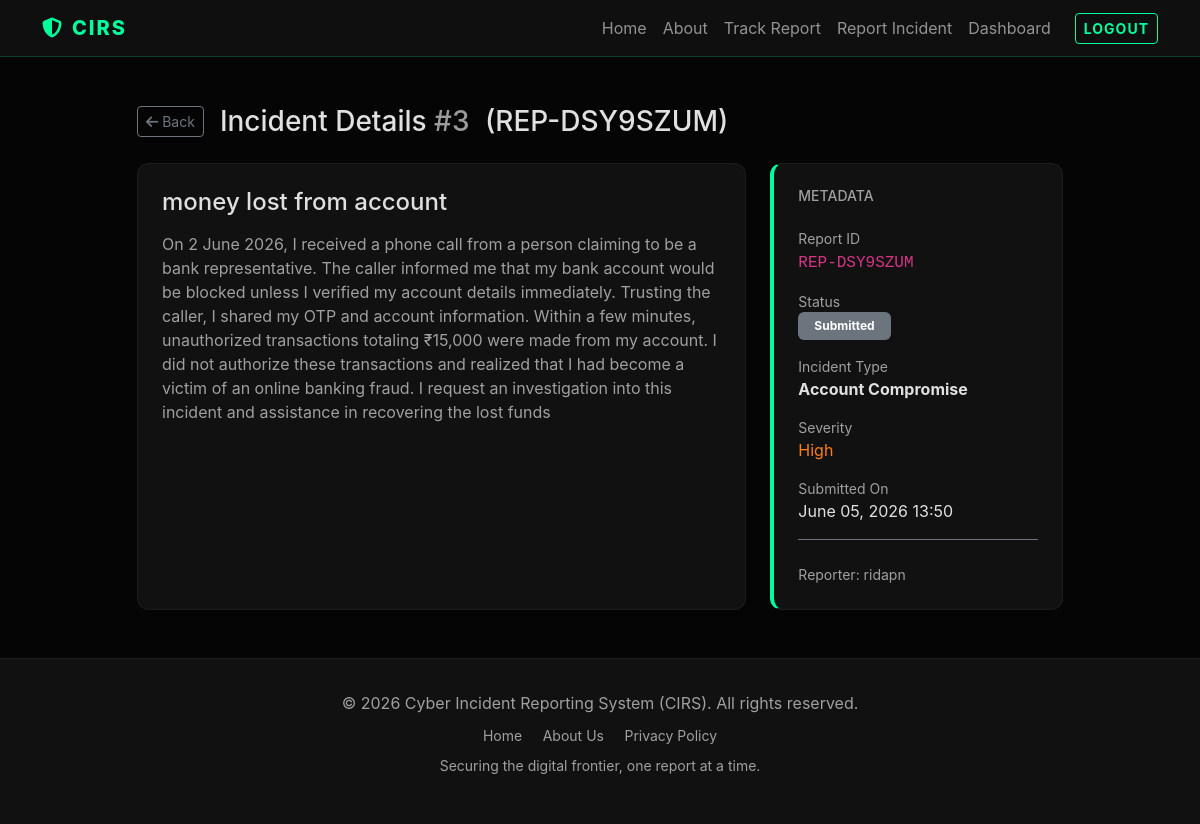
The page /incident/3/ (signed in) on the database its author committed.
### incidents/models.py (models this page shows, shortened)
class Incident(models.Model):
    INCIDENT_TYPES = [
        ('PHISHING', 'Phishing'),
        ('MALWARE', 'Malware'),
        ('DATA_BREACH', 'Data Breach'),
        ('ACCOUNT_COMPROMISE', 'Account Compromise'),
        ('OTHER', 'Other'),
    ]
    SEVERITY_LEVELS = [
        ('LOW', 'Low'),
        ('MEDIUM', 'Medium'),
        ('HIGH', 'High'),
        ('CRITICAL', 'Critical'),
    ]
    STATUS_CHOICES = [
        ('SUBMITTED', 'Submitted'),
        ('UNDER_REVIEW', 'Under Review'),
        ('INVESTIGATING', 'Investigating'),
        ('RESOLVED', 'Resolved'),
        ('CLOSED', 'Closed'),
    ]
    reporter = models.ForeignKey(User, on_delete=models.SET_NULL, related_name='incidents', null=True, blank=True)
    report_id = models.CharField(max_length=12, unique=True, null=True, blank=True, editable=False)
    title = models.CharField(max_length=200)
    incident_type = models.CharField(max_length=50, choices=INCIDENT_TYPES)
    description = models.TextField()
    severity = models.CharField(max_length=20, choices=SEVERITY_LEVELS, default='MEDIUM')
    status = models.CharField(max_length=20, choices=STATUS_CHOICES, default='SUBMITTED')
    evidence = models.FileField(upload_to='incident_evidence/', blank=True, null=True)
    created_at = models.DateTimeField(auto_now_add=True)
    updated_at = models.DateTimeField(auto_now=True)
    class Meta:
        ordering = ['-created_at']

### incidents/views.py (the view)
# urls.py: path('incident/<int:pk>/', views.IncidentDetailView.as_view(), name='incident_detail'),
class IncidentDetailView(LoginRequiredMixin, DetailView):
    model = Incident
    template_name = 'incidents/incident_detail.html'
    def get_queryset(self):
        return Incident.objects.filter(reporter=self.request.user)

### templates/incidents/incident_detail.html (shortened to what this page needs)
{% extends 'base.html' %}
{% block content %}
<div class="row justify-content-center">
    <div class="col-lg-10">
        <div class="mb-4 d-flex align-items-center">
            <a href="{% url 'dashboard' %}" class="btn btn-sm btn-outline-secondary me-3">
                <i class="fas fa-arrow-left"></i> Back
            </a>
            <h1 class="h3 mb-0">Incident Details <span class="text-muted">#{{ incident.id }}</span> {% if incident.report_id %}<span class="text-accent ms-2">({{ incident.report_id }})</span>{% endif %}</h1>
        </div>
        <div class="row g-4">
            <div class="col-md-8">
                <div class="card p-4 h-100">
                    <h2 class="h4 mb-3">{{ incident.title }}</h2>
                    <p class="text-muted">{{ incident.description }}</p>
                </div>
            </div>
            <div class="col-md-4">
                <div class="card p-4 h-100 cyber-border">
                    <h5 class="small text-uppercase text-muted mb-4">Metadata</h5>
                    {% if incident.report_id %}
                    <div class="mb-3">
                        <label class="d-block small text-muted">Report ID</label>
                        <code class="text-accent fs-6">{{ incident.report_id }}</code>
                    </div>
                    {% endif %}
                    <div class="mb-3">
                        <label class="d-block small text-muted">Status</label>
                        <span class="badge {% if incident.status == 'SUBMITTED' %}badge-submitted{% elif incident.status == 'UNDER_REVIEW' %}badge-under-review{% elif incident.status == 'INVESTIGATING' %}badge-investigating{% elif incident.status == 'RESOLVED' %}badge-resolved{% else %}badge-closed{% endif %} px-3 py-2">
                            {{ incident.get_status_display }}
                        </span>
                    </div>
                    <div class="mb-3">
                        <label class="d-block small text-muted">Incident Type</label>
                        <span class="text-accent fw-bold">{{ incident.get_incident_type_display }}</span>
                    </div>
                    <div class="mb-3">
                        <label class="d-block small text-muted">Severity</label>
                        <span class="text-{{ incident.severity|lower }}">{{ incident.get_severity_display }}</span>
                    </div>
                    <div class="mb-3">
                        <label class="d-block small text-muted">Submitted On</label>
                        <span>{{ incident.created_at|date:"F d, Y H:i" }}</span>
                    </div>
                    <div class="mt-auto pt-4 border-top border-secondary">
                        <p class="small text-muted mb-0">Reporter: {{ incident.reporter.username }}</p>
                    </div>
                </div>
            </div>
        </div>
    </div>
</div>
{% endblock %}

### templates/base.html (style rules this page uses)
:root { --bg-color: #050505; --card-bg: #111111; --accent-color: #00ff9d; --text-color: #e0e0e0; --danger-color: #ff3e3e; --warning-color: #ffcc00; }
body { background-color: var(--bg-color); color: var(--text-color); font-family: 'Inter', -apple-system, BlinkMacSystemFont, "Segoe UI", Roboto, sans-serif; min-height: 100vh; display: flex; flex-direction: column; }
.card { background-color: var(--card-bg); border: 1px solid rgba(255, 255, 255, 0.05); border-radius: 12px; color: var(--text-color); transition: transform 0.3s ease, border-color 0.3s ease; }
.cyber-border { border-left: 4px solid var(--accent-color); }
.badge-submitted { background-color: #6c757d; }
.text-muted { color: rgba(255, 255, 255, 0.6) !important; }

### templates/incidents/incident_detail.html (style rules this page uses)
.text-high { color: #fd7e14; }

### rows shown on the page
Incident: id "3", report_id "REP-DSY9SZUM", title "money lost from account", description "On 2 June 2026, I received a phone call from a person claiming to be a bank representative. The caller informed me that my bank account would be blocked unless I verified my account details immediately. Trusting the caller, I shared my OTP and account information. Within a few minutes, unauthorized transactions totaling ₹15,000 were made from my account. I did not authorize these transactions and realized that I had become a victim of an online banking fraud. I request an investigation into this incident and assistance in recovering the lost funds", status "Submitted", incident_type "Account Compromise", severity "High", created_at "June 05, 2026 13:50", reporter.username "ridapn"
